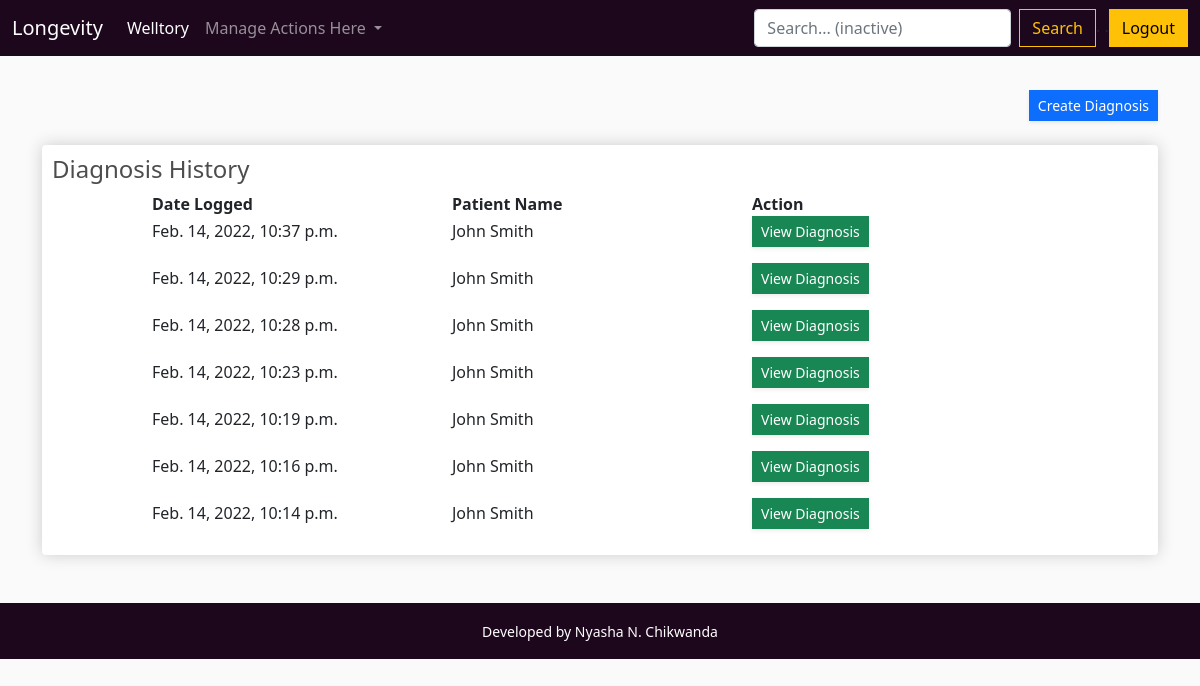
/welltory/diagnosislist/11223344556677 (signed in), run on an earlier commit of the app's database.
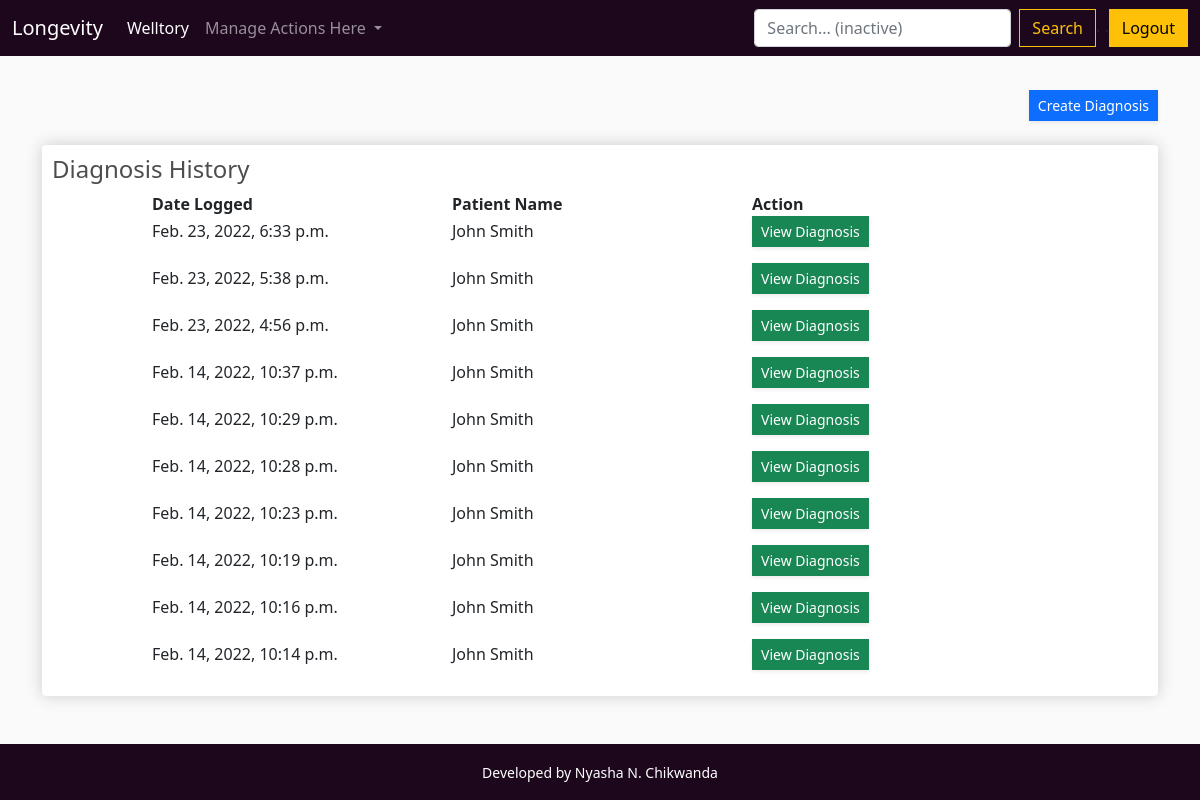
And on a later commit of the database.
### welltory/models.py (models this page shows, shortened)
class Diagnosis(models.Model):
    patient = models.ForeignKey(Patient, on_delete=models.CASCADE)
    practitioner = models.ForeignKey(Practitioner, on_delete=models.CASCADE)
    symptoms = models.CharField(max_length=1000)
    date_created = models.DateTimeField(default=timezone.now)

class Patient(models.Model):
    GENDER_MALE = 'Male'
    GENDER_FEMALE = 'Female'
    GENDER_CHOICES = [(GENDER_MALE, 'Male'), (GENDER_FEMALE, 'Female')]
    first_name = models.CharField(max_length=40)
    last_name = models.CharField(max_length=40)
    mobile = models.CharField(max_length=20)
    email = models.EmailField()
    street1 = models.CharField(max_length=100)
    street2 = models.CharField(max_length=100)
    city = models.CharField(max_length=100, null=True)
    country = CountryField()
    dateOfBirth = models.DateField(null=True)
    national_id = models.CharField(max_length=20)
    gender = models.CharField(max_length=6, choices=GENDER_CHOICES,)
    created_by = models.ForeignKey(Practitioner, on_delete=models.CASCADE)
    date_created = models.DateTimeField(default=timezone.now)
    image = models.ImageField(default='default.jpg', upload_to='profile_pics')

### welltory/views.py (the view)
# urls.py: path('diagnosislist/<national_id>', views.DiagnosisListView.as_view(), name='diagnosislist'),
class DiagnosisListView(LoginRequiredMixin, generic.ListView):
    model = Diagnosis
    template_name = 'clinic/diagnosislist.html'
    context_object_name = 'diagnosislist'
    paginate_by = 20
    def get_queryset(self):
        self.patient = get_object_or_404(Patient, national_id=self.kwargs['national_id'])
        patient = self.patient.id
        return Diagnosis.objects.filter(patient=patient).order_by('-date_created')
    def get_context_data(self, **kwargs):
        context = super().get_context_data(**kwargs)
        context['patient'] = self.patient
        return context

### welltory/templates/clinic/diagnosislist.html (shortened to what this page needs)
{% extends 'clinic/main.html' %}
{% load static %}
{% block content %}
<br/>
<div class="row">
    <div class="col-lg-12">
        <div align="right">
            <a href="{% url 'welltory:creatediagnosis' patient.national_id  %}"
               class="d-none d-sm-inline-block btn btn-sm btn-primary shadow-sm">
                 Create Diagnosis</a>
        </div>
        <br/>
        <div class="box-element">
            <h4>Diagnosis History</h4>
            <table>
                <tr>
                    <td width="100"></td>
                    <td width="300"><b>Date Logged</b></td>
                    <td width="300"><b>Patient Name</b></td>
                    <td width="300"><b>Action</b></td>
                </tr>
                {% for diagnosis in diagnosislist %}
                <tr>
                    <td></td>
                    <td><p>{{ diagnosis.date_created }}</p></td>
                    <td><p>{{ diagnosis.patient.first_name }} {{ diagnosis.patient.last_name }}</p></td>
                    <td><p><a href="{% url 'welltory:diagnosisdetails' diagnosis.id %}"
                              class="d-none d-sm-inline-block btn btn-sm btn-success shadow-sm">
                         View Diagnosis</a></p></td>
                </tr>
                {% endfor %}
            </table>
        </div>
    </div>
</div>
</div>
<br/>
{% endblock content %}

What changed in the data, as far as the page shows it:
added Diagnosis: date_created "Feb. 23, 2022, 6:33 p.m.", patient.first_name "John", patient.last_name "Smith"
added Diagnosis: date_created "Feb. 23, 2022, 5:38 p.m.", patient.first_name "John", patient.last_name "Smith"
added Diagnosis: date_created "Feb. 23, 2022, 4:56 p.m.", patient.first_name "John", patient.last_name "Smith"
